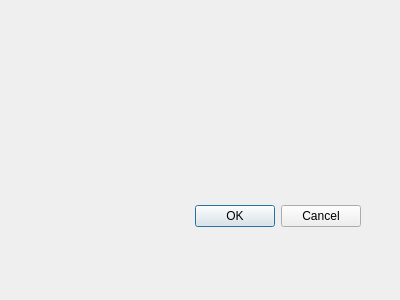
<?xml version="1.0" encoding="UTF-8"?>
<ui version="4.0">
 <class>Dialog</class>
 <widget class="QDialog" name="Dialog">
  <property name="geometry">
   <rect>
    <x>0</x>
    <y>0</y>
    <width>400</width>
    <height>300</height>
   </rect>
  </property>
  <property name="windowTitle">
   <string>Dialog</string>
  </property>
  <widget class="QDialogButtonBox" name="buttonBox">
   <property name="geometry">
    <rect>
     <x>20</x>
     <y>200</y>
     <width>341</width>
     <height>32</height>
    </rect>
   </property>
   <property name="orientation">
    <enum>Qt::Horizontal</enum>
   </property>
   <property name="standardButtons">
    <set>QDialogButtonBox::Cancel|QDialogButtonBox::Ok</set>
   </property>
  </widget>
 </widget>
 <resources/>
 <connections>
  <connection>
   <sender>buttonBox</sender>
   <signal>accepted()</signal>
   <receiver>Dialog</receiver>
   <slot>accept()</slot>
   <hints>
    <hint type="sourcelabel">
     <x>248</x>
     <y>254</y>
    </hint>
    <hint type="destinationlabel">
     <x>157</x>
     <y>274</y>
    </hint>
   </hints>
  </connection>
  <connection>
   <sender>buttonBox</sender>
   <signal>rejected()</signal>
   <receiver>Dialog</receiver>
   <slot>reject()</slot>
   <hints>
    <hint type="sourcelabel">
     <x>316</x>
     <y>260</y>
    </hint>
    <hint type="destinationlabel">
     <x>286</x>
     <y>274</y>
    </hint>
   </hints>
  </connection>
 </connections>
</ui>
